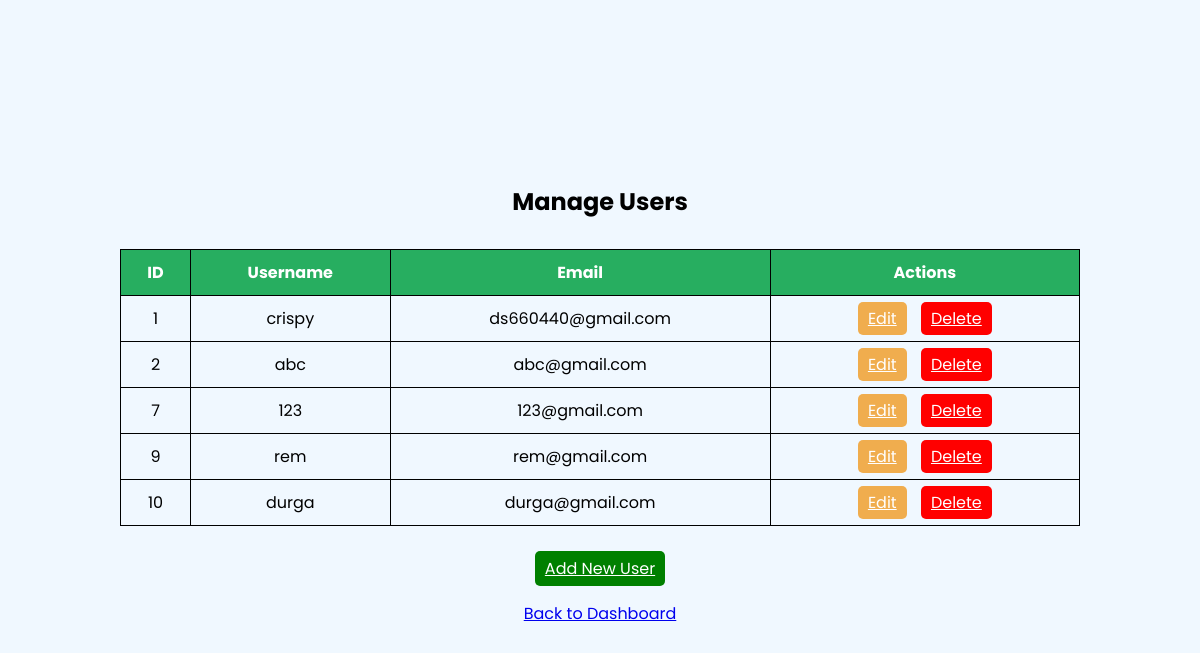
The page /manage_users.php (signed in) on the database its author committed.
### tables this page shows
CREATE TABLE `users` (
  `Id` int(11) NOT NULL,
  `Username` varchar(200) DEFAULT NULL,
  `Email` varchar(200) DEFAULT NULL,
  `Age` int(11) DEFAULT NULL,
  `Password` varchar(200) DEFAULT NULL,
  `profile_pic` varchar(255) DEFAULT 'default.png',
  `user_case_details` text DEFAULT NULL
);

### manage_users.php (the view, shortened to what this page needs)
<?php
include("config.php");
$query = "SELECT DISTINCT users.Id, users.Username, users.Email FROM users";
$result = mysqli_query($con, $query);
?>
<!DOCTYPE html>
<html lang="en">
<head>
    <link rel="stylesheet" href="style.css">
</head>
<body>
    <div class="container">
        <h2>Manage Users</h2>
        <table>
            <tr>
                <th>ID</th>
                <th>Username</th>
                <th>Email</th>
                <th>Actions</th>
            </tr>
            <?php while ($row = mysqli_fetch_assoc($result)) { ?>
                <tr>
                    <td><?php echo $row['Id']; ?></td>
                    <td><?php echo $row['Username']; ?></td>
                    <td><?php echo $row['Email']; ?></td>
                    <td>
                        <a href="edit_user.php?id=<?php echo $row['Id']; ?>" class="edit-btn">Edit</a>
                        <a href="manage_users.php?delete=<?php echo $row['Id']; ?>" class="delete-btn" onclick="return confirm('Are you sure you want to delete this user?');">Delete</a>
                    </td>
                </tr>
            <?php } ?>
        </table>
        <a href="add_user.php" class="back-btn" style="background-color: green; color: white;">Add New User</a>
        <a href="admin_dashboard.php" class="back-btn">Back to Dashboard</a>
    </div>
</body>
</html>

### style.css (style rules this page uses)
* { margin: 0; padding: 0; box-sizing: border-box; font-family: 'Poppins', sans-serif; }
body { margin: 0; padding: 0; display: flex; justify-content: center; align-items: center; min-height: 100vh; background-color: aliceblue; }
.container { display: flex; justify-content: center; align-items: center; width: 100%; height: 100%; flex-direction: column; margin: 0 auto; }
h2 { margin-bottom: 10px; }

### manage_users.php (style rules this page uses)
table { width: 80%; margin: 20px auto; border-collapse: collapse; }
table, th, td { border: 1px solid black; text-align: center; padding: 10px; }
th { background-color: #27ae60; color: white; }
.container { text-align: center; margin-top: 20px; }
.back-btn, .edit-btn, .delete-btn { padding: 5px 10px; margin: 5px; border: none; border-radius: 5px; cursor: pointer; }
.edit-btn { background-color: #f0ad4e; color: white; }
.delete-btn { background-color: red; color: white; }

### rows shown on the page
users: Id "1", Username "crispy", Email "ds660440@gmail.com"
users: Id "2", Username "abc", Email "abc@gmail.com"
users: Id "7", Username "123", Email "123@gmail.com"
users: Id "9", Username "rem", Email "rem@gmail.com"
users: Id "10", Username "durga", Email "durga@gmail.com"
